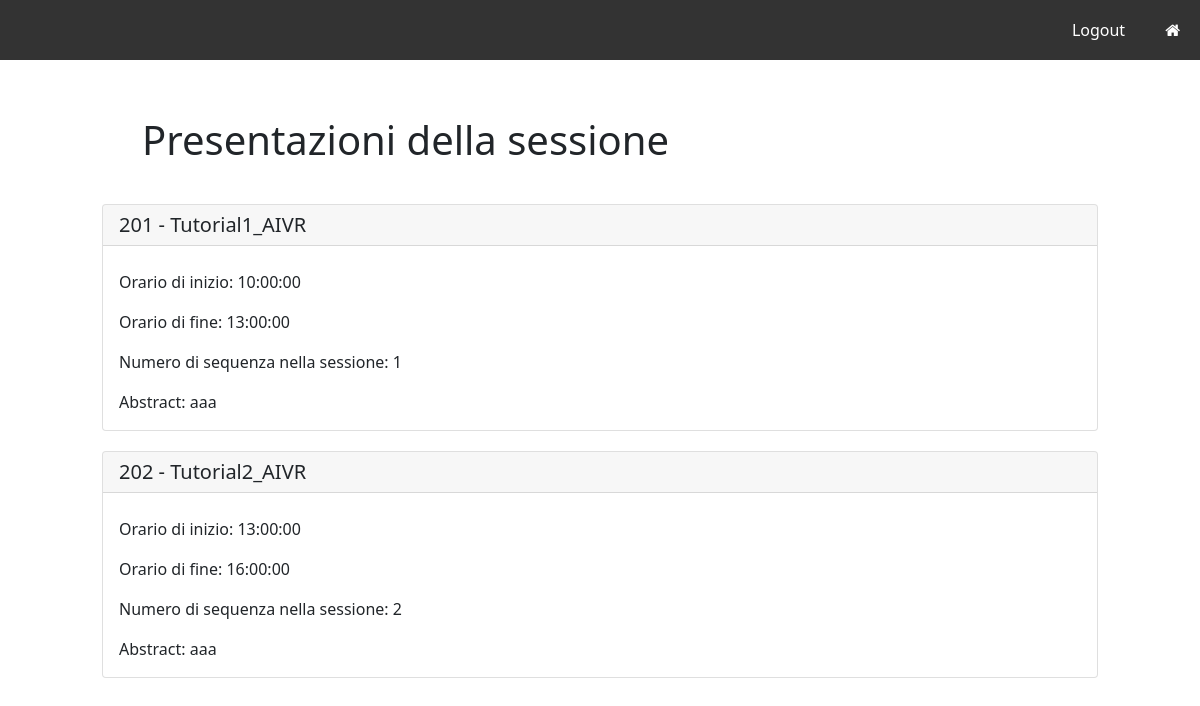
The app's page /php/presentazioni.php?codiceSessione=200622, older data.
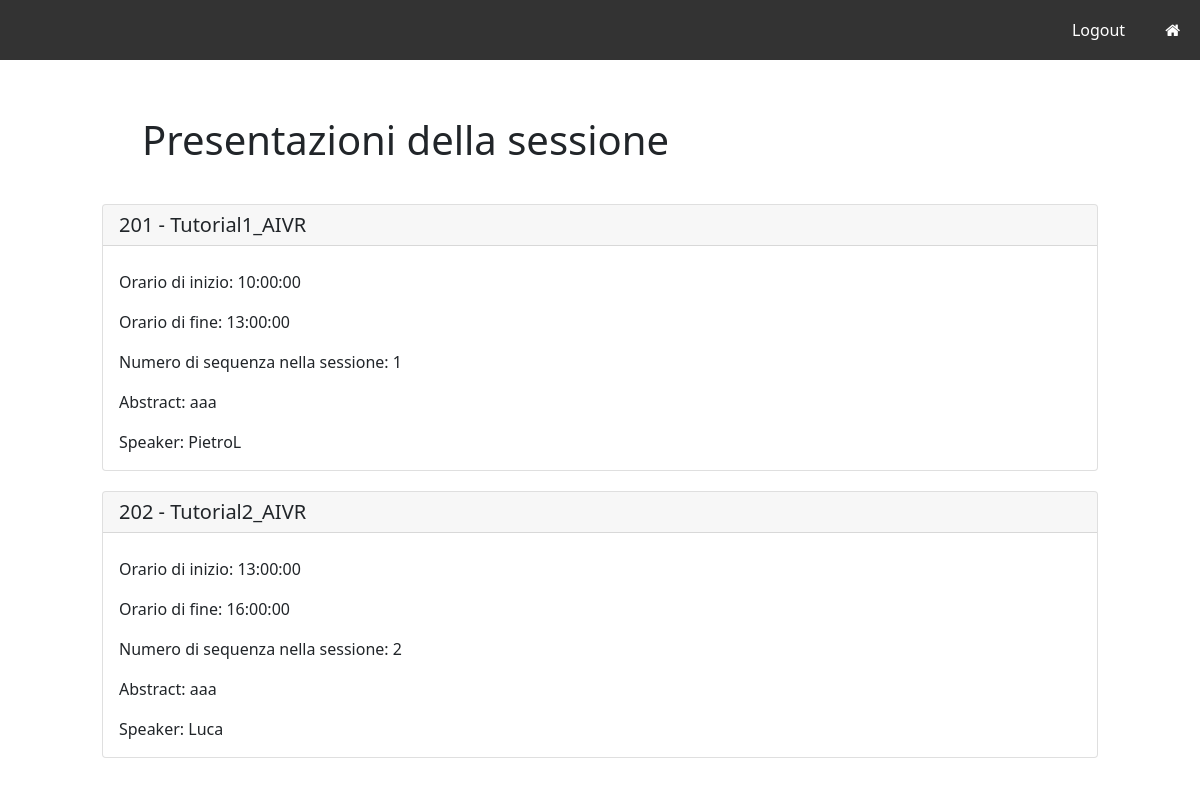
The same page, newer data.
### tables this page shows
CREATE TABLE TUTORIAL(
	CodicePresentazione INT PRIMARY KEY,
    Titolo VARCHAR(100),
    Abstract VARCHAR(500),
    FOREIGN KEY(CodicePresentazione) REFERENCES PRESENTAZIONE(Codice) ON DELETE CASCADE
);

CREATE TABLE PRESENTAZIONE(
    Codice INT PRIMARY KEY,
    Inizio TIME,
    Fine TIME,
    NumeroSequenza INT 
     
     
     
);

CREATE TABLE DIMOSTRAZIONE(
	UsernameUtente VARCHAR(100),
	CodicePresentazione INT,
    PRIMARY KEY(UsernameUtente,CodicePresentazione),
    FOREIGN KEY(CodicePresentazione) REFERENCES PRESENTAZIONE(Codice) ON DELETE CASCADE,
    FOREIGN KEY(UsernameUtente) REFERENCES UTENTE(Username) ON DELETE CASCADE
);

### php/presentazioni.php (called while the page is built, shortened)
<?php
    require_once('connection.php');
    $templateParams["sessione"] = $dbh->getSessioneByCodice($_GET["codiceSessione"]);
    $templateParams["presentazioni"] = $dbh->getPresentazioniBySessione($templateParams["sessione"][0]["Codice"]);
    require 'template/templatePresentazioni.php';
?>

### php/database.php (called while the page is built, shortened)
<?php
    class DatabaseHelper{
        private $db;
        public function __construct($servername, $username, $password, $dbname, $port){
            $this->db = new mysqli($servername, $username, $password, $dbname, $port);
        }
        public function getSessionebyCodice($codiceSess){
            $query = "SELECT * FROM SESSIONE WHERE Codice=?";
            $stmt = $this->db->prepare($query);
            $stmt->bind_param('i',$codiceSess);
            $stmt->execute();
            $result = $stmt->get_result();
            return $result->fetch_all(MYSQLI_ASSOC);
        }
        public function getPresentazioniBySessione($codiceSessione){
            $query = "SELECT * FROM SESSIONE, FORMAZIONE, PRESENTAZIONE WHERE SESSIONE.Codice=CodiceSessione AND PRESENTAZIONE.Codice=CodicePresentazione AND CodiceSessione=?";
            $stmt = $this->db->prepare($query);
            $stmt->bind_param('i',$codiceSessione);
            $stmt->execute();
            $result = $stmt->get_result();
            return $result->fetch_all(MYSQLI_ASSOC);
        }
        public function getTutorialByCodice($codicePres){
            $query = "SELECT * FROM TUTORIAL WHERE CodicePresentazione=?";
            $stmt = $this->db->prepare($query);
            $stmt->bind_param('i',$codicePres);
            $stmt->execute();
            $result = $stmt->get_result();
            return $result->fetch_all(MYSQLI_ASSOC);
        }
        public function getArticoloByCodice($codicePres){
            $query = "SELECT * FROM ARTICOLO WHERE CodicePresentazione=?";
            $stmt = $this->db->prepare($query);
            $stmt->bind_param('i',$codicePres);
            $stmt->execute();
            $result = $stmt->get_result();
            return $result->fetch_all(MYSQLI_ASSOC);
        }
        public function getSpeakerByTutorial($codice){
            $query = "SELECT UsernameUtente FROM TUTORIAL, DIMOSTRAZIONE WHERE TUTORIAL.CodicePresentazione=DIMOSTRAZIONE.CodicePresentazione AND DIMOSTRAZIONE.CodicePresentazione=?";
            $stmt = $this->db->prepare($query);
            $stmt->bind_param('i',$codice);
            $stmt->execute();
            $result = $stmt->get_result();
            return $result->fetch_all(MYSQLI_ASSOC);
        }
    }
?>

### php/connection.php (called while the page is built, shortened)
<?php
    require_once("database.php");
    $dbh = new DatabaseHelper("localhost", "root", "root", "CONFVIRTUAL", 8889);
?>

### php/template/templatePresentazioni.php (the view, shortened to what the changed rows need)
<!DOCTYPE html>
<html>
<head>
    <link rel="stylesheet" href="../css/styleHome.css">
    <link href="https://cdn.jsdelivr.net/npm/bootstrap@5.1.3/dist/css/bootstrap.min.css" rel="stylesheet">
    <link rel="stylesheet" href="https://cdnjs.cloudflare.com/ajax/libs/font-awesome/4.7.0/css/font-awesome.min.css">
    <link rel="stylesheet" href="https://cdnjs.cloudflare.com/ajax/libs/font-awesome/4.7.0/css/font-awesome.min.css">
</head>
<body>
    <div class="row">
        <div class="col-md-10">
    <h1 style="margin: 40px;">Presentazioni della sessione </h1>
    <?php foreach($templateParams['presentazioni'] as $presentazione): ?>
      <div class="card" style="margin-bottom: 20px;">
      <?php if($dbh->getArticoloByCodice($presentazione["Codice"])): ?>
        <?php foreach($dbh->getArticoloByCodice($presentazione["Codice"]) as $articolo): ?>
        <h5 class="card-header"><?php echo $presentazione["Codice"] . " - " . $articolo["Titolo"]?></h5>
          <div class="card-body">
            <h5 class="card-title"></h5>
            <p class="card-text">Orario di inizio: <?php echo $presentazione["Inizio"]?></p>
            <p class="card-text">Orario di fine: <?php echo $presentazione["Fine"]?></p>
            <p class="card-text">Numero di sequenza nella sessione: <?php echo $presentazione["NumeroSequenza"]?></p>
            <p class="card-text">Numero pagine: <?php echo $articolo["NumeroPagine"]?></p>
            <p class="card-text">Presenter: <?php echo $articolo["UsernameUtente"]?></p>
        <?php endforeach; ?>
      <?php elseif($dbh->getTutorialByCodice($presentazione["Codice"])): ?>
        <?php foreach($dbh->getTutorialByCodice($presentazione["Codice"]) as $tutorial): ?>
        <h5 class="card-header"><?php echo $presentazione["Codice"] . " - " . $tutorial["Titolo"]?></h5>
          <div class="card-body">
            <p class="card-text">Orario di inizio: <?php echo $presentazione["Inizio"]?></p>
            <p class="card-text">Orario di fine: <?php echo $presentazione["Fine"]?></p>
            <p class="card-text">Numero di sequenza nella sessione: <?php echo $presentazione["NumeroSequenza"]?></p>
            <p class="card-text">Abstract: <?php echo $tutorial["Abstract"]?></p>
            <?php foreach($dbh->getSpeakerByTutorial($tutorial["CodicePresentazione"]) as $speaker): ?>
                <p class="card-text">Speaker: <?php echo $speaker["UsernameUtente"]?></p>
            <?php endforeach; ?>
        <?php endforeach; ?>
      <?php endif; ?>
    </div>
    </div>
    <?php endforeach; ?>
    </div>
  </div>
</body>
</html>

Row changes from the older to the newer data that the page shows:
added dimostrazione: UsernameUtente "PietroL", shown under tutorial "Tutorial1_AIVR"
added dimostrazione: UsernameUtente "Luca", shown under tutorial "Tutorial2_AIVR"
